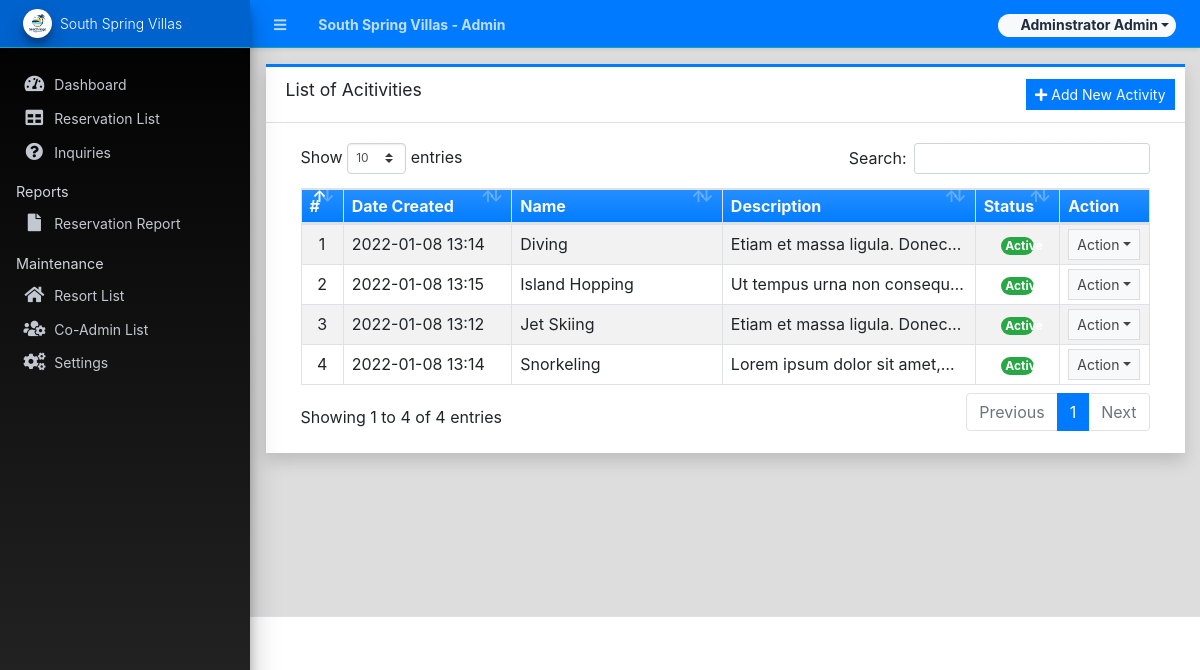
Page /admin/?page=activities (signed in) on the committed database.
### tables this page shows
CREATE TABLE `activity_list` (
  `id` int(30) NOT NULL,
  `name` text NOT NULL,
  `description` text NOT NULL,
  `status` tinyint(1) NOT NULL DEFAULT 1,
  `image_path` text NOT NULL,
  `delete_flag` tinyint(1) NOT NULL DEFAULT 0,
  `date_created` datetime NOT NULL DEFAULT current_timestamp(),
  `date_updated` datetime DEFAULT NULL ON UPDATE current_timestamp()
);

### admin/activities/index.php (the view, shortened to what this page needs)
<div class="card card-outline card-primary rounded-0 shadow">
	<div class="card-header">
		<h3 class="card-title">List of Acitivities</h3>
		<div class="card-tools">
			<a href="javascript:void(0)" id="create_new" class="btn btn-flat btn-sm btn-primary"><span class="fas fa-plus"></span>  Add New Activity</a>
		</div>
	</div>
	<div class="card-body">
		<div class="container-fluid">
        <div class="container-fluid">
			<table class="table table-bordered table-hover table-striped">
				<colgroup>
					<col width="5%">
					<col width="20%">
					<col width="25%">
					<col width="30%">
					<col width="10%">
					<col width="10%">
				</colgroup>
				<thead>
					<tr class="bg-gradient-primary text-light">
						<th>#</th>
						<th>Date Created</th>
						<th>Name</th>
						<th>Description</th>
						<th>Status</th>
						<th>Action</th>
					</tr>
				</thead>
				<tbody>
					<?php
						$i = 1;
						$qry = $conn->query("SELECT * from `activity_list` where delete_flag = 0 order by `name` asc ");
						while($row = $qry->fetch_assoc()):
							$row['description'] = strip_tags(html_entity_decode($row['description']));
					?>
						<tr>
							<td class="text-center"><?php echo $i++; ?></td>
							<td class=""><?php echo date("Y-m-d H:i",strtotime($row['date_created'])) ?></td>
							<td class=""><p class="m-0 truncate-1"><?php echo $row['name'] ?></p></td>
							<td class=""><p class="m-0 truncate-1"><?php echo $row['description'] ?></p></td>
							<td class="text-center">
								<?php
									switch ($row['status']){
										case 1:
											echo '<span class="rounded-pill badge badge-success col-6">Active</span>';
											break;
									}
								?>
							</td>
							<td align="center">
								 <button type="button" class="btn btn-flat btn-default btn-sm dropdown-toggle dropdown-icon" data-toggle="dropdown">
				                  		Action
				                  </button>
							</td>
						</tr>
					<?php endwhile; ?>
				</tbody>
			</table>
		</div>
		</div>
	</div>
</div>

### rows in the picture
activity_list: date_created "2022-01-08 13:14", name "Diving", description "Etiam et massa ligula.…", status "Active"
activity_list: date_created "2022-01-08 13:15", name "Island Hopping", description "Ut tempus urna non…", status "Active"
activity_list: date_created "2022-01-08 13:12", name "Jet Skiing", description "Etiam et massa ligula.…", status "Active"
activity_list: date_created "2022-01-08 13:14", name "Snorkeling", description "Lorem ipsum dolor sit…", status "Active"

### other values in the picture
$_settings->info('name') "South Spring Villas"
$_settings->userdata('firstname').' '.$_settings->userdata('lastname') "Adminstrator Admin"
$_settings->info('short_name') "South Spring Villas"
